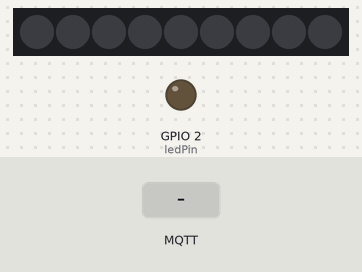
The sketch below on a simulated ESP8266 (NodeMCU). On the bench: 9 RGB LEDs in strip order, left to right, output pins drawn as LEDs (lit = HIGH). Inputs (shaded band) come from the test bench. Dim RGB values are drawn brighter than linear; WiFi joins after 1.5 s; servers stay silent unless stated; the strip is taken to match the declared colour order; random numbers use the default seed unless the sketch sets one; no MQTT or app messages arrive unless stated; what the sketch prints to the serial monitor is not drawn.

Above: at 2.7 s.
2.8 s: MQTT message "1" arrives on the second subscribed topic
At 3.8 s:
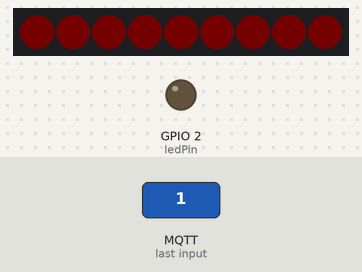
4.3 s: MQTT message "2" arrives on the second subscribed topic
5.8 s: MQTT message "-" arrives on the second subscribed topic
At 6.1 s:
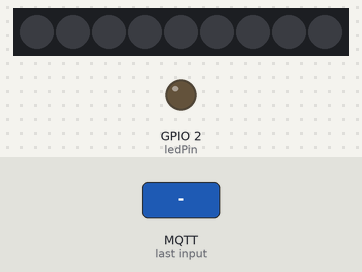
Timing chart, 0 to 8.8 s (numbered marks = the images above; inputs shaded):
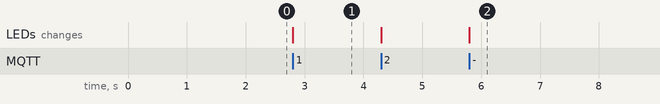

The sketch:

mqtt_test_neopxl.ino
```cpp
/*
 *
 *
*/


#include <ESP8266WiFi.h>
#include <PubSubClient.h>
#include <Adafruit_NeoPixel.h>

#define pt(x)   Serial.print(x)
#define pn(x)   Serial.println(x)

uint8_t ledPin = LED_BUILTIN;   // D4 = GPIO2

//  **    Neopixel

#define PIN            4    // D2 = GPIO4
#define NUMPIXELS      9
Adafruit_NeoPixel pixels = Adafruit_NeoPixel(NUMPIXELS, PIN, NEO_RGB + NEO_KHZ800);


// **      MQTT


const char* ssid = "NIO_ProtoDev";
const char* password = "1SharedProtoDevPW1";

const char* mqtt_server = "mqtt://192.168.86.2:12948";
IPAddress server(192, 168, 86, 2);
int serv_port = 1883;

char * subscriptions[5];
uint8_t subs = 0;
WiFiClient espClient;
PubSubClient client(espClient);

char msg[50];
int brightness = 125;


void setup_wifi() {
  delay(10);
  Serial.println();
  Serial.print("Connecting to ");  Serial.println(ssid);
  Serial.print(" (pw) ");         Serial.println(password);

  WiFi.begin(ssid, password);

  while (WiFi.status() != WL_CONNECTED) {
    delay(500);
    Serial.print(".");
  }

  randomSeed(micros());
  Serial.println("");
    Serial.println("WiFi connected\n(my) IP address is : ");
    Serial.println(WiFi.localIP());
}


void setPixels(int val){
  for( int p=0; p<NUMPIXELS; p++){
    pixels.setPixelColor(p, pixels.Color(val,0,0) );
  }
  pixels.show();
}

void callback(char* topic, byte* payload, unsigned int length) {

  String msg = "";
  String tpc = String(topic);

  for (int i = 0; i < length; i++) {
    msg += (char)payload[i];      }

  pt("\t#MQTT [");  pt(tpc);  pt("] ");  pn(msg);

  if( tpc.equals("message") )
  {
    // standard message
  }
  else if( tpc.equals("kinect") )
  {
      // MSG = float X.0
      String msgInt = msg.substring(0,msg.indexOf('.'));
      int val = str_to_int(msgInt);
      //pt(" Kinect :: ");  pn(val);
      brightness = val;
      setPixels(brightness);

      //char digit = msg.charAt(0);
  }
  // Eo callback
}


void reconnect() {
  // Loop until we're reconnected
  while (!client.connected()) {
    Serial.print("Attempting MQTT connection...");

    String clientId = "ESP8266Client-";
    clientId += String(random(0xffff), HEX);

    if (client.connect(clientId.c_str())) {

      Serial.println("connected");
      String tmp;
      tmp="hello world, this is ESP for MQTT  with NPXLZ \t#";

      tmp += clientId.c_str();

      client.publish("message", tmp.c_str() );

      for( uint8_t p=0; p<subs; p++ ){
        client.subscribe( subscriptions[p] );
      }

    }
    else {
      Serial.print("failed to reconnect, =");
      Serial.print(client.state());
      Serial.println(" try again in 5 seconds");
      // Wait 5 seconds before retrying
      delay(5000);
    }
  }
}


int str_to_int( String line)
{
  int result = 0;

  // length = decimal places
  uint8_t dec = line.length() -1;
  if(line[0] == '-'){
    // * negative number
    // 1 shorter, i.e. start at 1
    for( uint8_t i=1; i<= dec; i++)
    {
      // Result =  Integer * 10^[decimal_place]
      result += ch_to_int( line[i] ) * decimal( dec-i);
    }
    result *= -1;
  }
  else
  {
    // * positive number
    for( uint8_t i=0; i<= dec; i++)
    {
      result += ch_to_int( line[i] ) * decimal( dec-i);
    }

  }
  return result;
}
int ch_to_int( char C )
{
    int res = 0;
    switch(C)
    {
      case '0':      res = 0;      break;
      case '1':      res = 1;      break;
      case '2':      res =  2;      break;
      case '3':      res =  3;      break;
      case '4':      res =  4;      break;
      case '5':      res =  5;      break;
      case '6':      res = 6;      break;
      case '7':      res =  7;      break;
      case '8':      res =  8;      break;
      case '9':      res =  9;      break;
      default:      res =  0;      break;
    }
    return res;
}
int decimal( int x)
{
    int res = 1;
    for(int i=0; i<x; i++) {
      res *= 10;
    }
    return res;
}

//    ***     Setup

void setup() {

  pinMode(ledPin, OUTPUT);     // BUILTIN_LED pn O/P
  subscriptions[0] = "test";
  subscriptions[1] = "kinect";
  subscriptions[2] = "message";
  subs = 3;

  //
  Serial.begin(115200);
      pn("\n\nHi there this is totally ESP Neopixel with NeopixelZZ ");

  //
  pixels.begin();
      pn("\n ----Begun Neopixels");

  setPixels(0);

  //
  setup_wifi();

  //
  client.setServer(server, serv_port);   //mqtt_server
  client.setCallback(callback);

  // ** Eo setup
}

void loop() {

  // * MQTT

  // * Check connection
  if (!client.connected())        reconnect();
  // * MQTT loop
  client.loop();

  // **   Eo loop
}

// **   Eo file
```

Measured:
- after the input at 2.8 s, the LEDs: change at once (image 1)
- after the input at 5.8 s, the LEDs: change at once (image 2)
